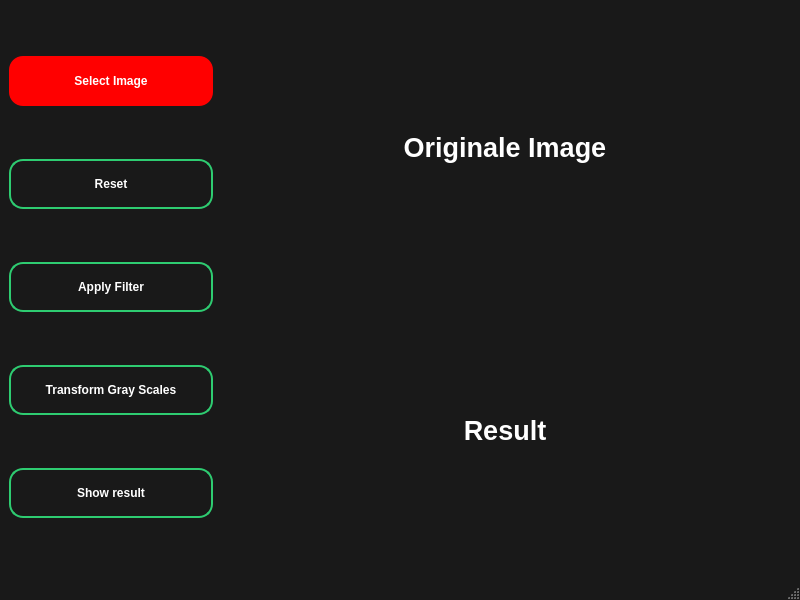
<?xml version="1.0" encoding="UTF-8"?>
<ui version="4.0">
 <class>MainWindow</class>
 <widget class="QMainWindow" name="MainWindow">
  <property name="geometry">
   <rect>
    <x>0</x>
    <y>0</y>
    <width>800</width>
    <height>600</height>
   </rect>
  </property>
  <property name="windowTitle">
   <string>MainWindow</string>
  </property>
  <property name="styleSheet">
   <string notr="true">#MainWindow{
	margin: 0;
	padding: 0;
	font-family: sans-serif;
  	background-color: #191919;
  	color: white;
  	text-transform: uppercase;
  	font-weight: 500;
}
QPushButton{
  	border:0;
  	background: none;
  	display: block;
  	text-align: center;
  	border: 2px solid #2ecc71;
  	width: 200px;
  	color: white;
  	border-radius: 14px;
  	transition: 0.25s;
  	font-weight: bold;
}
QPushButton:hover{
  	background: #2ecc71;
}
#select_image{
  	border:0;
  	background: red;
  	display: block;
  	text-align: center;
  	width: 200px;
  	color: white;
  	border-radius: 14px;
  	transition: 0.25s;
  	font-weight: bold;
}
QLineEdit{
	border:0;
	text-align: center;
  	border: 2px solid #3498db;
  	padding: 14px 10px;
   	background: #191919;
  	color: white;
  	border-radius: 14px;
  	transition: 0.25s;
}
QLineEdit:focus{
  	border-color: #2ecc71;
}
QTableWidget {
 	background-color: #191919;
 	border-radius:13px;
}
QTableWidget::Item{
	color: white;
	text-align: center;
	font-style: oblique;
 	border: 1px double #ffffff;
 	padding: 5px 5px;
}
QHeaderView::section {
	background-color:#2c3845;
	color:white;
}
QTableView QTableCornerButton::section {
    background-color: #2c3845;
}
QLabel{
	color:white;
}

</string>
  </property>
  <widget class="QWidget" name="centralwidget">
   <layout class="QGridLayout" name="gridLayout">
    <item row="0" column="0">
     <layout class="QHBoxLayout" name="horizontalLayout" stretch="0,3">
      <item>
       <layout class="QVBoxLayout" name="verticalLayout">
        <item>
         <widget class="QPushButton" name="select_image">
          <property name="minimumSize">
           <size>
            <width>0</width>
            <height>50</height>
           </size>
          </property>
          <property name="text">
           <string>Select Image</string>
          </property>
         </widget>
        </item>
        <item>
         <widget class="QPushButton" name="reset">
          <property name="minimumSize">
           <size>
            <width>0</width>
            <height>50</height>
           </size>
          </property>
          <property name="text">
           <string>Reset</string>
          </property>
         </widget>
        </item>
        <item>
         <widget class="QPushButton" name="apply_filter">
          <property name="minimumSize">
           <size>
            <width>0</width>
            <height>50</height>
           </size>
          </property>
          <property name="text">
           <string>Apply Filter</string>
          </property>
         </widget>
        </item>
        <item>
         <widget class="QPushButton" name="transform_gray_scale">
          <property name="minimumSize">
           <size>
            <width>0</width>
            <height>50</height>
           </size>
          </property>
          <property name="text">
           <string>Transform Gray Scales</string>
          </property>
         </widget>
        </item>
        <item>
         <widget class="QPushButton" name="show_result">
          <property name="minimumSize">
           <size>
            <width>0</width>
            <height>50</height>
           </size>
          </property>
          <property name="text">
           <string>Show result</string>
          </property>
         </widget>
        </item>
       </layout>
      </item>
      <item>
       <layout class="QVBoxLayout" name="verticalLayout_2">
        <item>
         <widget class="QLabel" name="image">
          <property name="font">
           <font>
            <pointsize>20</pointsize>
            <weight>75</weight>
            <bold>true</bold>
           </font>
          </property>
          <property name="text">
           <string>Originale Image</string>
          </property>
          <property name="alignment">
           <set>Qt::AlignCenter</set>
          </property>
         </widget>
        </item>
        <item>
         <widget class="QLabel" name="output">
          <property name="minimumSize">
           <size>
            <width>0</width>
            <height>50</height>
           </size>
          </property>
          <property name="font">
           <font>
            <pointsize>20</pointsize>
            <weight>75</weight>
            <bold>true</bold>
           </font>
          </property>
          <property name="text">
           <string>Result</string>
          </property>
          <property name="alignment">
           <set>Qt::AlignCenter</set>
          </property>
         </widget>
        </item>
       </layout>
      </item>
     </layout>
    </item>
   </layout>
  </widget>
  <widget class="QMenuBar" name="menubar">
   <property name="geometry">
    <rect>
     <x>0</x>
     <y>0</y>
     <width>800</width>
     <height>27</height>
    </rect>
   </property>
  </widget>
  <widget class="QStatusBar" name="statusbar"/>
 </widget>
 <resources/>
 <connections/>
</ui>
